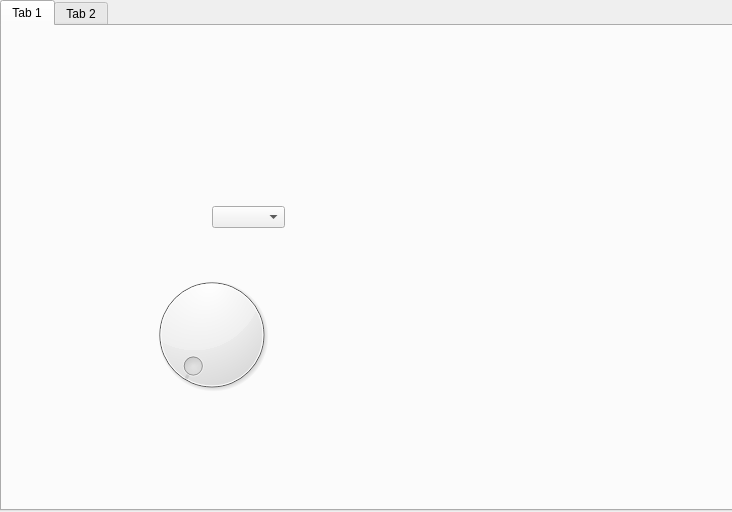
<?xml version="1.0" encoding="UTF-8"?>
<ui version="4.0">
 <class>Dialog</class>
 <widget class="QDialog" name="Dialog">
  <property name="geometry">
   <rect>
    <x>0</x>
    <y>0</y>
    <width>732</width>
    <height>512</height>
   </rect>
  </property>
  <property name="windowTitle">
   <string>Dialog</string>
  </property>
  <widget class="QDialogButtonBox" name="buttonBox">
   <property name="geometry">
    <rect>
     <x>30</x>
     <y>220</y>
     <width>341</width>
     <height>32</height>
    </rect>
   </property>
   <property name="orientation">
    <enum>Qt::Horizontal</enum>
   </property>
   <property name="standardButtons">
    <set>QDialogButtonBox::Cancel|QDialogButtonBox::Ok</set>
   </property>
  </widget>
  <widget class="QRadioButton" name="radioButton">
   <property name="geometry">
    <rect>
     <x>40</x>
     <y>30</y>
     <width>95</width>
     <height>20</height>
    </rect>
   </property>
   <property name="text">
    <string>RadioButton</string>
   </property>
  </widget>
  <widget class="QScrollBar" name="horizontalScrollBar">
   <property name="geometry">
    <rect>
     <x>0</x>
     <y>260</y>
     <width>401</width>
     <height>41</height>
    </rect>
   </property>
   <property name="orientation">
    <enum>Qt::Horizontal</enum>
   </property>
  </widget>
  <widget class="QTabWidget" name="tabWidget">
   <property name="geometry">
    <rect>
     <x>0</x>
     <y>0</y>
     <width>741</width>
     <height>511</height>
    </rect>
   </property>
   <property name="styleSheet">
    <string notr="true">self.pushButton.setStyleSheet(&quot;background-color: red&quot;)</string>
   </property>
   <property name="currentIndex">
    <number>0</number>
   </property>
   <widget class="QWidget" name="tab">
    <attribute name="title">
     <string>Tab 1</string>
    </attribute>
    <widget class="QComboBox" name="comboBox">
     <property name="geometry">
      <rect>
       <x>210</x>
       <y>180</y>
       <width>73</width>
       <height>22</height>
      </rect>
     </property>
    </widget>
    <widget class="QDial" name="dial">
     <property name="geometry">
      <rect>
       <x>119</x>
       <y>243</y>
       <width>181</width>
       <height>131</height>
      </rect>
     </property>
    </widget>
    <zorder>dial</zorder>
    <zorder>comboBox</zorder>
   </widget>
   <widget class="QWidget" name="tab_2">
    <attribute name="title">
     <string>Tab 2</string>
    </attribute>
   </widget>
  </widget>
 </widget>
 <resources/>
 <connections>
  <connection>
   <sender>buttonBox</sender>
   <signal>accepted()</signal>
   <receiver>Dialog</receiver>
   <slot>accept()</slot>
   <hints>
    <hint type="sourcelabel">
     <x>248</x>
     <y>254</y>
    </hint>
    <hint type="destinationlabel">
     <x>157</x>
     <y>274</y>
    </hint>
   </hints>
  </connection>
  <connection>
   <sender>buttonBox</sender>
   <signal>rejected()</signal>
   <receiver>Dialog</receiver>
   <slot>reject()</slot>
   <hints>
    <hint type="sourcelabel">
     <x>316</x>
     <y>260</y>
    </hint>
    <hint type="destinationlabel">
     <x>286</x>
     <y>274</y>
    </hint>
   </hints>
  </connection>
 </connections>
</ui>
